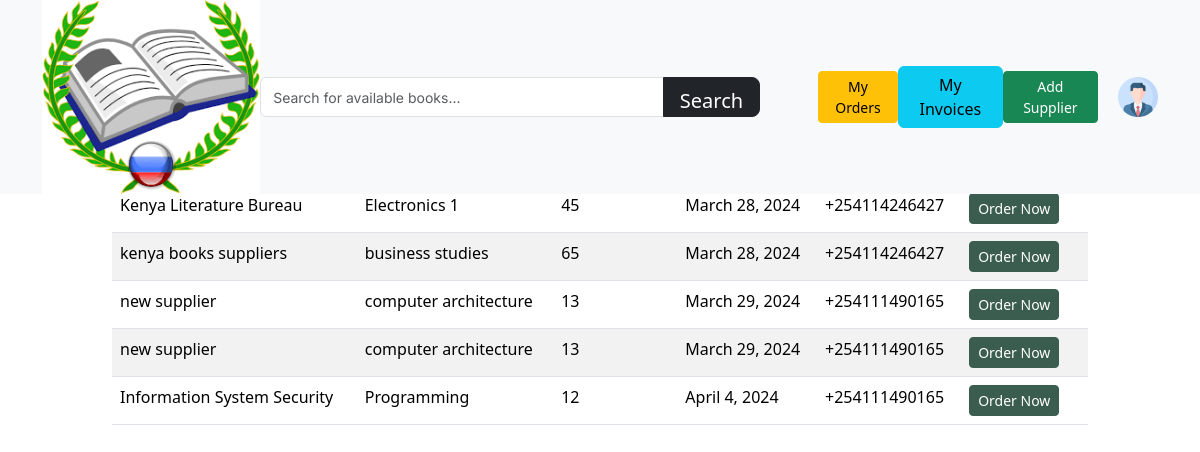
Screenshot of /suppliers/ with the database file from the repository.
### myapp/models.py (models this page shows, shortened)
class supplier(models.Model):
    company_name = models.CharField(max_length=70)
    book_tittle = models.CharField(max_length=50)
    number_of_books = models.IntegerField()
    delivery_date = models.DateField()
    contact = models.CharField(max_length=15)
    created_at = models.DateTimeField(auto_now_add=True)

### myapp/views.py (the view, shortened to what this page needs)
# urls.py: path('suppliers/', views.suppliers, name='suppliers'),
def suppliers(request):
    if request.method == 'POST':
        company_name = request.POST.get('company_name')
        book_title = request.POST.get('book_tittle')
        num_books = request.POST.get('quantity')
        contact = request.POST.get('contact')
        myorder = Order(
            company_name=company_name,
            book_tittle=book_title,
            num_books=num_books,
        )
        myorder.save()
        notification_message = render_to_string('amessage.html', {
            'company_name': myorder.company_name,
            'book_tittle': myorder.book_tittle,
            'num_books': myorder.num_books,
        })
        user = request.user
        Invoice.objects.create(user=user, message=notification_message)
        return HttpResponse("Order placed successfully. SMS sent to supplier.")
    else:
        entries = supplier.objects.all()
        return render(request, "suppliers.html", {'entries': entries})

### templates/suppliers.html (shortened to what this page needs)
{% load static %}
<!DOCTYPE html>
<html lang="en">
<head>
  <link href="{% static 'assets/css/style.css'%}" rel="stylesheet">
  <link href="https://cdn.jsdelivr.net/npm/bootstrap@5.3.3/dist/css/bootstrap.min.css" rel="stylesheet">
</head>
    <body>
        <header id="header" class="fixed-top bg-light">
            <div class="container d-flex align-items-center justify-content-between">
            <a href="index.html" class="logo"><img src="{% static 'assets/img/logo1.png'%}" alt="" class="img-fluid"></a>
            <div class="col-md-6">
                <div class="input-group" style="height: 40px; width: 500px;">
                    <input
                        type="text"
                        class="form-control"
                        id="searchInput"
                        style="height: 100%; font-size: 14px;"
                        placeholder="Search for available books..."
                    />
                    <button class="btn btn-dark btn-lg" id="searchButton" type="button" style="height: 100%;">Search</button>
                </div>
            </div>
            <a href="{% url 'orders'%}"><button type="button" class="btn btn-warning btn-sm">My Orders</button></a>
            <a href="{% url 'invoices'%}"><button type="button" class="btn btn-info">My Invoices</button></a>
            <button type="button" class="btn btn-success btn-sm" data-bs-toggle="modal" data-bs-target="#addsupplier">Add Supplier</button>
            <nav class="navbar">
                <div class="user-info">
                    <img src="{% static 'assets/images/profile.png' %}" alt="Account Icon">
                </div>
            </nav>
            </div>
        </header>
        <div class="container-fluid mt-5">
            <div class="row justify-content-center">
                <div class="col-md-10 mt-5">
                    <div class="table-responsive">
                        <table class="table table-striped">
                            <thead class="thead-dark">
                                <tr>
                                    <th>Company Name</th>
                                    <th>Book Title</th>
                                    <th>No. of Books</th>
                                    <th>Delivery Date</th>
                                    <th>Contacts</th>
                                    <th>Make Orders</th>
                                </tr>
                            </thead>
                            <tbody>
                                {% for entry in entries %}
                                <tr>
                                    <td>{{ entry.company_name }}</td>
                                    <td>{{ entry.book_tittle }}</td>
                                    <td>{{ entry.number_of_books }}</td>
                                    <td>{{ entry.delivery_date }}</td>
                                    <td>{{ entry.contact }}</td>
                                    <td>
                                        <button type="button" class="btn btn-primary btn-sm" data-bs-toggle="modal" data-bs-target="#exampleModal" data-company-name="{{ entry.company_name }}" data-book_tittle="{{ entry.book_tittle }}" data-contact="{{ entry.contact }}" data-entry-id="{{ entry.entry_id }}">Order Now</button>
                                    </td>
                                </tr>
                                {% endfor %}
                            </tbody>
                        </table>
                    </div>
                </div>
            </div>
        </div>
    </body>
</html>

### static/assets/css/style.css (style rules this page uses)
body { overflow-x: hidden; position: relative; }
body { font-family: "Inter", sans-serif; font-weight: 400; line-height: 28px; color: #6a6a6a; font-size: 14px; background-color: #eff2f1; }
a { text-decoration: none; -webkit-transition: .3s all ease; -o-transition: .3s all ease; transition: .3s all ease; color: #2f2f2f; text-decoration: underline; }
.btn { font-weight: 600; padding: 12px 30px; border-radius: 30px; color: #ffffff; background: #2f2f2f; border-color: #2f2f2f; }
.btn.btn-primary { background: #3b5d50; border-color: #3b5d50; }
.form-control { height: 50px; border-radius: 10px; font-family: "Inter", sans-serif; }

### templates/suppliers.html (style rules this page uses)
.navbar { display: flex; justify-content: space-between; align-items: center; }
.user-info { display: flex; align-items: center; }
.user-info img { width: 40px; height: 40px; margin-left: 20px; }

### rows the page displays
supplier: company_name "Kenya Literature Bureau", book_tittle "Electronics 1", number_of_books "45", delivery_date "March 28, 2024", contact "+254114246427"
supplier: company_name "kenya books suppliers", book_tittle "business studies", number_of_books "65", delivery_date "March 28, 2024", contact "+254114246427"
supplier: company_name "new supplier", book_tittle "computer architecture", number_of_books "13", delivery_date "March 29, 2024", contact "+254111490165"
supplier: company_name "new supplier", book_tittle "computer architecture", number_of_books "13", delivery_date "March 29, 2024", contact "+254111490165"
supplier: company_name "Information System Security", book_tittle "Programming", number_of_books "12", delivery_date "April 4, 2024", contact "+254111490165"
